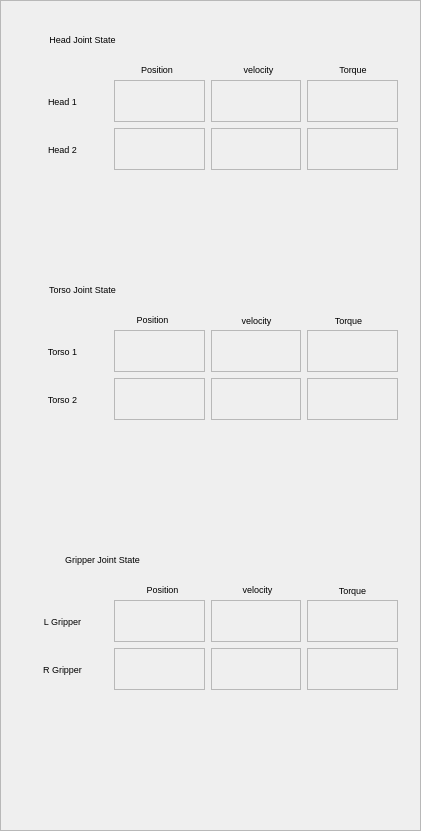
    <widget class="QFrame" name="frame_3">
     <property name="geometry">
      <rect>
       <x>866</x>
       <y>20</y>
       <width>421</width>
       <height>831</height>
      </rect>
     </property>
     <property name="font">
      <font>
       <pointsize>7</pointsize>
      </font>
     </property>
     <property name="frameShape">
      <enum>QFrame::StyledPanel</enum>
     </property>
     <property name="frameShadow">
      <enum>QFrame::Raised</enum>
     </property>
     <widget class="QFrame" name="frame_11">
      <property name="geometry">
       <rect>
        <x>7</x>
        <y>20</y>
        <width>401</width>
        <height>151</height>
       </rect>
      </property>
      <property name="font">
       <font>
        <pointsize>7</pointsize>
       </font>
      </property>
      <property name="frameShape">
       <enum>QFrame::NoFrame</enum>
      </property>
      <property name="frameShadow">
       <enum>QFrame::Raised</enum>
      </property>
      <widget class="QLabel" name="label_152">
       <property name="geometry">
        <rect>
         <x>120</x>
         <y>40</y>
         <width>60</width>
         <height>19</height>
        </rect>
       </property>
       <property name="font">
        <font>
         <pointsize>7</pointsize>
        </font>
       </property>
       <property name="text">
        <string>Position</string>
       </property>
       <property name="alignment">
        <set>Qt::AlignCenter</set>
       </property>
      </widget>
      <widget class="QLabel" name="label_153">
       <property name="geometry">
        <rect>
         <x>320</x>
         <y>40</y>
         <width>52</width>
         <height>19</height>
        </rect>
       </property>
       <property name="font">
        <font>
         <pointsize>7</pointsize>
        </font>
       </property>
       <property name="text">
        <string>Torque</string>
       </property>
       <property name="alignment">
        <set>Qt::AlignCenter</set>
       </property>
      </widget>
      <widget class="QLabel" name="label_154">
       <property name="geometry">
        <rect>
         <x>216</x>
         <y>40</y>
         <width>71</width>
         <height>19</height>
        </rect>
       </property>
       <property name="font">
        <font>
         <pointsize>7</pointsize>
        </font>
       </property>
       <property name="text">
        <string>velocity</string>
       </property>
       <property name="alignment">
        <set>Qt::AlignCenter</set>
       </property>
      </widget>
      <widget class="QLabel" name="label_155">
       <property name="geometry">
        <rect>
         <x>-10</x>
         <y>10</y>
         <width>171</width>
         <height>19</height>
        </rect>
       </property>
       <property name="font">
        <font>
         <pointsize>7</pointsize>
        </font>
       </property>
       <property name="text">
        <string>Head Joint State</string>
       </property>
       <property name="alignment">
        <set>Qt::AlignCenter</set>
       </property>
      </widget>
      <widget class="QWidget" name="horizontalLayoutWidget_7">
       <property name="geometry">
        <rect>
         <x>10</x>
         <y>60</y>
         <width>381</width>
         <height>90</height>
        </rect>
       </property>
       <property name="font">
        <font>
         <pointsize>7</pointsize>
        </font>
       </property>
       <layout class="QHBoxLayout" name="horizontalLayout_9">
        <item>
         <layout class="QVBoxLayout" name="verticalLayout_32">
          <item>
           <widget class="QLabel" name="label_156">
            <property name="font">
             <font>
              <pointsize>7</pointsize>
             </font>
            </property>
            <property name="text">
             <string>Head 1</string>
            </property>
            <property name="alignment">
             <set>Qt::AlignCenter</set>
            </property>
           </widget>
          </item>
          <item>
           <widget class="QLabel" name="label_157">
            <property name="font">
             <font>
              <pointsize>7</pointsize>
             </font>
            </property>
            <property name="text">
             <string>Head 2</string>
            </property>
            <property name="alignment">
             <set>Qt::AlignCenter</set>
            </property>
           </widget>
          </item>
         </layout>
        </item>
        <item>
         <layout class="QVBoxLayout" name="verticalLayout_33">
          <item>
           <widget class="QLabel" name="H_p_0">
            <property name="font">
             <font>
              <pointsize>7</pointsize>
             </font>
            </property>
            <property name="frameShape">
             <enum>QFrame::StyledPanel</enum>
            </property>
            <property name="frameShadow">
             <enum>QFrame::Plain</enum>
            </property>
            <property name="text">
             <string/>
            </property>
           </widget>
          </item>
          <item>
           <widget class="QLabel" name="H_p_1">
            <property name="font">
             <font>
              <pointsize>7</pointsize>
             </font>
            </property>
            <property name="frameShape">
             <enum>QFrame::StyledPanel</enum>
            </property>
            <property name="frameShadow">
             <enum>QFrame::Plain</enum>
            </property>
            <property name="text">
             <string/>
            </property>
           </widget>
          </item>
         </layout>
        </item>
        <item>
         <layout class="QVBoxLayout" name="verticalLayout_34">
          <item>
           <widget class="QLabel" name="H_v_0">
            <property name="font">
             <font>
              <pointsize>7</pointsize>
             </font>
            </property>
            <property name="frameShape">
             <enum>QFrame::StyledPanel</enum>
            </property>
            <property name="frameShadow">
             <enum>QFrame::Plain</enum>
            </property>
            <property name="text">
             <string/>
            </property>
           </widget>
          </item>
          <item>
           <widget class="QLabel" name="H_v_1">
            <property name="font">
             <font>
              <pointsize>7</pointsize>
             </font>
            </property>
            <property name="frameShape">
             <enum>QFrame::StyledPanel</enum>
            </property>
            <property name="frameShadow">
             <enum>QFrame::Plain</enum>
            </property>
            <property name="text">
             <string/>
            </property>
           </widget>
          </item>
         </layout>
        </item>
        <item>
         <layout class="QVBoxLayout" name="verticalLayout_35">
          <item>
           <widget class="QLabel" name="H_t_0">
            <property name="font">
             <font>
              <pointsize>7</pointsize>
             </font>
            </property>
            <property name="frameShape">
             <enum>QFrame::StyledPanel</enum>
            </property>
            <property name="frameShadow">
             <enum>QFrame::Plain</enum>
            </property>
            <property name="text">
             <string/>
            </property>
           </widget>
          </item>
          <item>
           <widget class="QLabel" name="H_t_1">
            <property name="font">
             <font>
              <pointsize>7</pointsize>
             </font>
            </property>
            <property name="frameShape">
             <enum>QFrame::StyledPanel</enum>
            </property>
            <property name="frameShadow">
             <enum>QFrame::Plain</enum>
            </property>
            <property name="text">
             <string/>
            </property>
           </widget>
          </item>
         </layout>
        </item>
       </layout>
      </widget>
     </widget>
     <widget class="QFrame" name="frame_12">
      <property name="geometry">
       <rect>
        <x>7</x>
        <y>270</y>
        <width>401</width>
        <height>211</height>
       </rect>
      </property>
      <property name="font">
       <font>
        <pointsize>7</pointsize>
       </font>
      </property>
      <property name="frameShape">
       <enum>QFrame::NoFrame</enum>
      </property>
      <property name="frameShadow">
       <enum>QFrame::Raised</enum>
      </property>
      <widget class="QLabel" name="label_158">
       <property name="geometry">
        <rect>
         <x>110</x>
         <y>40</y>
         <width>71</width>
         <height>19</height>
        </rect>
       </property>
       <property name="font">
        <font>
         <pointsize>7</pointsize>
        </font>
       </property>
       <property name="text">
        <string>Position</string>
       </property>
       <property name="alignment">
        <set>Qt::AlignCenter</set>
       </property>
      </widget>
      <widget class="QLabel" name="label_159">
       <property name="geometry">
        <rect>
         <x>311</x>
         <y>40</y>
         <width>61</width>
         <height>20</height>
        </rect>
       </property>
       <property name="font">
        <font>
         <pointsize>7</pointsize>
        </font>
       </property>
       <property name="text">
        <string>Torque</string>
       </property>
       <property name="alignment">
        <set>Qt::AlignCenter</set>
       </property>
      </widget>
      <widget class="QLabel" name="label_160">
       <property name="geometry">
        <rect>
         <x>214</x>
         <y>40</y>
         <width>71</width>
         <height>20</height>
        </rect>
       </property>
       <property name="font">
        <font>
         <pointsize>7</pointsize>
        </font>
       </property>
       <property name="text">
        <string>velocity</string>
       </property>
       <property name="alignment">
        <set>Qt::AlignCenter</set>
       </property>
      </widget>
      <widget class="QLabel" name="label_161">
       <property name="geometry">
        <rect>
         <x>0</x>
         <y>10</y>
         <width>151</width>
         <height>19</height>
        </rect>
       </property>
       <property name="font">
        <font>
         <pointsize>7</pointsize>
        </font>
       </property>
       <property name="text">
        <string>Torso Joint State</string>
       </property>
       <property name="alignment">
        <set>Qt::AlignCenter</set>
       </property>
      </widget>
      <widget class="QWidget" name="horizontalLayoutWidget_8">
       <property name="geometry">
        <rect>
         <x>10</x>
         <y>60</y>
         <width>381</width>
         <height>90</height>
        </rect>
       </property>
       <property name="font">
        <font>
         <pointsize>7</pointsize>
        </font>
       </property>
       <layout class="QHBoxLayout" name="horizontalLayout_10">
        <item>
         <layout class="QVBoxLayout" name="verticalLayout_36">
          <item>
           <widget class="QLabel" name="label_162">
            <property name="font">
             <font>
              <pointsize>7</pointsize>
             </font>
            </property>
            <property name="text">
             <string>Torso 1</string>
            </property>
            <property name="alignment">
             <set>Qt::AlignCenter</set>
            </property>
           </widget>
          </item>
          <item>
           <widget class="QLabel" name="label_163">
            <property name="font">
             <font>
              <pointsize>7</pointsize>
             </font>
            </property>
            <property name="text">
             <string>Torso 2</string>
            </property>
            <property name="alignment">
             <set>Qt::AlignCenter</set>
            </property>
           </widget>
          </item>
         </layout>
        </item>
        <item>
         <layout class="QVBoxLayout" name="verticalLayout_37">
          <item>
           <widget class="QLabel" name="T_p_0">
            <property name="font">
             <font>
              <pointsize>7</pointsize>
             </font>
            </property>
            <property name="frameShape">
             <enum>QFrame::StyledPanel</enum>
            </property>
            <property name="frameShadow">
             <enum>QFrame::Plain</enum>
            </property>
            <property name="text">
             <string/>
            </property>
           </widget>
          </item>
          <item>
           <widget class="QLabel" name="T_p_1">
            <property name="font">
             <font>
              <pointsize>7</pointsize>
             </font>
            </property>
            <property name="frameShape">
             <enum>QFrame::StyledPanel</enum>
            </property>
            <property name="frameShadow">
             <enum>QFrame::Plain</enum>
            </property>
            <property name="text">
             <string/>
            </property>
           </widget>
          </item>
         </layout>
        </item>
        <item>
         <layout class="QVBoxLayout" name="verticalLayout_38">
          <item>
           <widget class="QLabel" name="T_v_0">
            <property name="font">
             <font>
              <pointsize>7</pointsize>
             </font>
            </property>
            <property name="frameShape">
             <enum>QFrame::StyledPanel</enum>
            </property>
            <property name="frameShadow">
             <enum>QFrame::Plain</enum>
            </property>
            <property name="text">
             <string/>
            </property>
           </widget>
          </item>
          <item>
           <widget class="QLabel" name="T_v_1">
            <property name="font">
             <font>
              <pointsize>7</pointsize>
             </font>
            </property>
            <property name="frameShape">
             <enum>QFrame::StyledPanel</enum>
            </property>
            <property name="frameShadow">
             <enum>QFrame::Plain</enum>
            </property>
            <property name="text">
             <string/>
            </property>
           </widget>
          </item>
         </layout>
        </item>
        <item>
         <layout class="QVBoxLayout" name="verticalLayout_39">
          <item>
           <widget class="QLabel" name="T_t_0">
            <property name="font">
             <font>
              <pointsize>7</pointsize>
             </font>
            </property>
            <property name="frameShape">
             <enum>QFrame::StyledPanel</enum>
            </property>
            <property name="frameShadow">
             <enum>QFrame::Plain</enum>
            </property>
            <property name="text">
             <string/>
            </property>
           </widget>
          </item>
          <item>
           <widget class="QLabel" name="T_t_1">
            <property name="font">
             <font>
              <pointsize>7</pointsize>
             </font>
            </property>
            <property name="frameShape">
             <enum>QFrame::StyledPanel</enum>
            </property>
            <property name="frameShadow">
             <enum>QFrame::Plain</enum>
            </property>
            <property name="text">
             <string/>
            </property>
           </widget>
          </item>
         </layout>
        </item>
       </layout>
      </widget>
     </widget>
     <widget class="QFrame" name="frame_13">
      <property name="geometry">
       <rect>
        <x>7</x>
        <y>540</y>
        <width>401</width>
        <height>251</height>
       </rect>
      </property>
      <property name="font">
       <font>
        <pointsize>7</pointsize>
       </font>
      </property>
      <property name="frameShape">
       <enum>QFrame::NoFrame</enum>
      </property>
      <property name="frameShadow">
       <enum>QFrame::Raised</enum>
      </property>
      <widget class="QLabel" name="label_164">
       <property name="geometry">
        <rect>
         <x>120</x>
         <y>40</y>
         <width>71</width>
         <height>19</height>
        </rect>
       </property>
       <property name="font">
        <font>
         <pointsize>7</pointsize>
        </font>
       </property>
       <property name="text">
        <string>Position</string>
       </property>
       <property name="alignment">
        <set>Qt::AlignCenter</set>
       </property>
      </widget>
      <widget class="QLabel" name="label_165">
       <property name="geometry">
        <rect>
         <x>310</x>
         <y>40</y>
         <width>71</width>
         <height>20</height>
        </rect>
       </property>
       <property name="font">
        <font>
         <pointsize>7</pointsize>
        </font>
       </property>
       <property name="text">
        <string>Torque</string>
       </property>
       <property name="alignment">
        <set>Qt::AlignCenter</set>
       </property>
      </widget>
      <widget class="QLabel" name="label_166">
       <property name="geometry">
        <rect>
         <x>215</x>
         <y>40</y>
         <width>71</width>
         <height>19</height>
        </rect>
       </property>
       <property name="font">
        <font>
         <pointsize>7</pointsize>
        </font>
       </property>
       <property name="text">
        <string>velocity</string>
       </property>
       <property name="alignment">
        <set>Qt::AlignCenter</set>
       </property>
      </widget>
      <widget class="QLabel" name="label_167">
       <property name="geometry">
        <rect>
         <x>10</x>
         <y>10</y>
         <width>171</width>
         <height>19</height>
        </rect>
       </property>
       <property name="font">
        <font>
         <pointsize>7</pointsize>
        </font>
       </property>
       <property name="text">
        <string>Gripper Joint State</string>
       </property>
       <property name="alignment">
        <set>Qt::AlignCenter</set>
       </property>
      </widget>
      <widget class="QWidget" name="horizontalLayoutWidget_9">
       <property name="geometry">
        <rect>
         <x>10</x>
         <y>60</y>
         <width>381</width>
         <height>90</height>
        </rect>
       </property>
       <property name="font">
        <font>
         <pointsize>7</pointsize>
        </font>
       </property>
       <layout class="QHBoxLayout" name="horizontalLayout_11">
        <item>
         <layout class="QVBoxLayout" name="verticalLayout_40">
          <item>
           <widget class="QLabel" name="label_168">
            <property name="font">
             <font>
              <pointsize>7</pointsize>
             </font>
            </property>
            <property name="text">
             <string>L Gripper</string>
            </property>
            <property name="alignment">
             <set>Qt::AlignCenter</set>
            </property>
           </widget>
          </item>
          <item>
           <widget class="QLabel" name="label_169">
            <property name="font">
             <font>
              <pointsize>7</pointsize>
             </font>
            </property>
            <property name="text">
             <string>R Gripper</string>
            </property>
            <property name="alignment">
             <set>Qt::AlignCenter</set>
            </property>
           </widget>
          </item>
         </layout>
        </item>
        <item>
         <layout class="QVBoxLayout" name="verticalLayout_41">
          <item>
           <widget class="QLabel" name="LG_p">
            <property name="font">
             <font>
              <pointsize>7</pointsize>
             </font>
            </property>
            <property name="frameShape">
             <enum>QFrame::StyledPanel</enum>
            </property>
            <property name="frameShadow">
             <enum>QFrame::Plain</enum>
            </property>
            <property name="text">
             <string/>
            </property>
           </widget>
          </item>
          <item>
           <widget class="QLabel" name="RG_p">
            <property name="font">
             <font>
              <pointsize>7</pointsize>
             </font>
            </property>
            <property name="frameShape">
             <enum>QFrame::StyledPanel</enum>
            </property>
            <property name="frameShadow">
             <enum>QFrame::Plain</enum>
            </property>
            <property name="text">
             <string/>
            </property>
           </widget>
          </item>
         </layout>
        </item>
        <item>
         <layout class="QVBoxLayout" name="verticalLayout_42">
          <item>
           <widget class="QLabel" name="p0_27">
            <property name="font">
             <font>
              <pointsize>7</pointsize>
             </font>
            </property>
            <property name="frameShape">
             <enum>QFrame::StyledPanel</enum>
            </property>
            <property name="frameShadow">
             <enum>QFrame::Plain</enum>
            </property>
            <property name="text">
             <string/>
            </property>
           </widget>
          </item>
          <item>
           <widget class="QLabel" name="p1_21">
            <property name="font">
             <font>
              <pointsize>7</pointsize>
             </font>
            </property>
            <property name="frameShape">
             <enum>QFrame::StyledPanel</enum>
            </property>
            <property name="frameShadow">
             <enum>QFrame::Plain</enum>
            </property>
            <property name="text">
             <string/>
            </property>
           </widget>
          </item>
         </layout>
        </item>
        <item>
         <layout class="QVBoxLayout" name="verticalLayout_43">
          <item>
           <widget class="QLabel" name="p0_28">
            <property name="font">
             <font>
              <pointsize>7</pointsize>
             </font>
            </property>
            <property name="frameShape">
             <enum>QFrame::StyledPanel</enum>
            </property>
            <property name="frameShadow">
             <enum>QFrame::Plain</enum>
            </property>
            <property name="text">
             <string/>
            </property>
           </widget>
          </item>
          <item>
           <widget class="QLabel" name="p2_18">
            <property name="font">
             <font>
              <pointsize>7</pointsize>
             </font>
            </property>
            <property name="frameShape">
             <enum>QFrame::StyledPanel</enum>
            </property>
            <property name="frameShadow">
             <enum>QFrame::Plain</enum>
            </property>
            <property name="text">
             <string/>
            </property>
           </widget>
          </item>
         </layout>
        </item>
       </layout>
      </widget>
     </widget>
    </widget>
